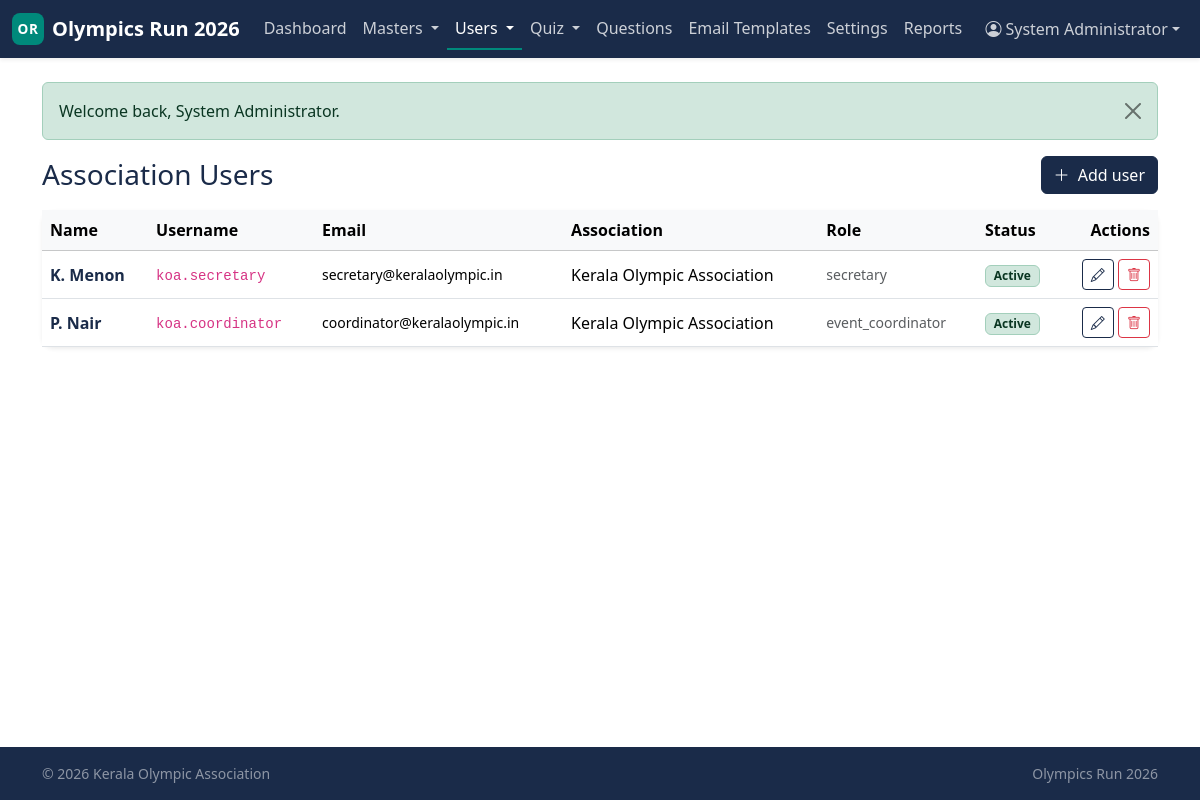
Page /admin/association-users (signed in) on the committed database.
### tables this page shows
CREATE TABLE association_users (
    association_user_id INT UNSIGNED  NOT NULL AUTO_INCREMENT,
    association_id      INT UNSIGNED  NOT NULL,
    username            VARCHAR(64)   NOT NULL,
    email               VARCHAR(190)  NOT NULL,
    password_hash       VARCHAR(255)  NOT NULL,
    full_name           VARCHAR(150)  NOT NULL,
    phone               VARCHAR(20)   NULL,
    role_label          VARCHAR(60)   NOT NULL DEFAULT 'operator',
    status              ENUM('active','suspended') NOT NULL DEFAULT 'active',
    last_login_at       DATETIME      NULL,
    created_at          DATETIME      NOT NULL DEFAULT CURRENT_TIMESTAMP,
    updated_at          DATETIME      NOT NULL DEFAULT CURRENT_TIMESTAMP
                                                ON UPDATE CURRENT_TIMESTAMP,
    PRIMARY KEY (association_user_id),
    UNIQUE KEY uniq_au_username (username),
    UNIQUE KEY uniq_au_email (email),
    KEY idx_au_assoc (association_id),
    KEY idx_au_status (status),
    CONSTRAINT fk_au_assoc
        FOREIGN KEY (association_id) REFERENCES associations(association_id)
        ON DELETE CASCADE
);

CREATE TABLE associations (
    association_id  INT UNSIGNED  NOT NULL AUTO_INCREMENT,
    name            VARCHAR(200)  NOT NULL,
    short_code      VARCHAR(20)   NOT NULL,
    region          VARCHAR(100)  NULL,
    contact_email   VARCHAR(190)  NULL,
    contact_phone   VARCHAR(20)   NULL,
    address         TEXT          NULL,
    logo_path       VARCHAR(255)  NULL,
    status          ENUM('active','inactive') NOT NULL DEFAULT 'active',
    created_by_admin_id INT UNSIGNED NULL,
    created_at      DATETIME      NOT NULL DEFAULT CURRENT_TIMESTAMP,
    updated_at      DATETIME      NOT NULL DEFAULT CURRENT_TIMESTAMP
                                                ON UPDATE CURRENT_TIMESTAMP,
    PRIMARY KEY (association_id),
    UNIQUE KEY uniq_assoc_code (short_code),
    KEY idx_assoc_status (status),
    KEY idx_assoc_region (region),
    CONSTRAINT fk_assoc_created_by
        FOREIGN KEY (created_by_admin_id) REFERENCES admins(admin_id)
        ON DELETE SET NULL
);

### includes/helpers.php (called while the page is built, shortened)
<?php
function e(?string $value): string
{
    return htmlspecialchars((string)$value, ENT_QUOTES | ENT_SUBSTITUTE, 'UTF-8');
}
function view(string $template, array $data = []): string
{
    $__file = __DIR__ . '/../views/' . $template . '.php';
    extract($data, EXTR_SKIP);
    include $__file;
    return ob_get_clean();
}
function render(string $template, array $data = []): void
{
    $content   = view($template, $data);
    include __DIR__ . '/../views/layouts/app.php';
}
function status_badge(?string $status): string
{
    $map = [
        'active'         => 'bg-success-subtle text-success-emphasis border border-success-subtle',
        'approved'       => 'bg-success-subtle text-success-emphasis border border-success-subtle',
        'open'           => 'bg-success-subtle text-success-emphasis border border-success-subtle',
        'published'      => 'bg-success-subtle text-success-emphasis border border-success-subtle',
        'pending'        => 'bg-warning-subtle text-warning-emphasis border border-warning-subtle',
        'needs_revision' => 'bg-warning-subtle text-warning-emphasis border border-warning-subtle',
        'scheduled'      => 'bg-info-subtle text-info-emphasis border border-info-subtle',
        'draft'          => 'bg-secondary-subtle text-secondary-emphasis border border-secondary-subtle',
        'closed'         => 'bg-secondary-subtle text-secondary-emphasis border border-secondary-subtle',
        'inactive'       => 'bg-secondary-subtle text-secondary-emphasis border border-secondary-subtle',
        'suspended'      => 'bg-danger-subtle text-danger-emphasis border border-danger-subtle',
        'rejected'       => 'bg-danger-subtle text-danger-emphasis border border-danger-subtle',
        'cancelled'      => 'bg-danger-subtle text-danger-emphasis border border-danger-subtle',
        'disqualified'   => 'bg-danger-subtle text-danger-emphasis border border-danger-subtle',
    ];
    $key = strtolower((string)$status);
    return 'badge ' . ($map[$key] ?? 'bg-light text-dark border');
}
function status_label(?string $status): string
{
    return ucwords(str_replace('_', ' ', (string)$status));
}

### controllers/AdminAssociationUsersController.php (called while the page is built, shortened)
<?php
final class AdminAssociationUsersController
{
    public function index(): void
    {
        render('admin/association_users/index', [
            'title' => 'Association Users — Admin',
            'users' => AssociationUser::all(),
        ]);
    }
}

### includes/Database.php (called while the page is built, shortened)
<?php
final class Database
{
    private static ?PDO $pdo = null;
    public static function connection(): PDO
    {
        $cfg = $GLOBALS['APP_CONFIG']['db'];
        $dsn = sprintf(
            'mysql:host=%s;port=%d;dbname=%s;charset=%s',
            $cfg['host'],
            $cfg['port'],
            $cfg['name'],
            $cfg['charset']
        );
        self::$pdo = new PDO($dsn, $cfg['user'], $cfg['pass'], [
            PDO::ATTR_ERRMODE            => PDO::ERRMODE_EXCEPTION,
            PDO::ATTR_DEFAULT_FETCH_MODE => PDO::FETCH_ASSOC,
            PDO::ATTR_EMULATE_PREPARES   => false,
            PDO::MYSQL_ATTR_INIT_COMMAND => "SET NAMES utf8mb4 COLLATE utf8mb4_unicode_ci",
        ]);
        return self::$pdo;
    }
    public static function query(string $sql, array $params = []): PDOStatement
    {
        $stmt = self::connection()->prepare($sql);
        $stmt->execute($params);
        return $stmt;
    }
    public static function fetchAll(string $sql, array $params = []): array
    {
        return self::query($sql, $params)->fetchAll();
    }
}

### models/AssociationUser.php (called while the page is built, shortened)
<?php
final class AssociationUser
{
    public static function all(): array
    {
        return Database::fetchAll(
            'SELECT au.*, a.name AS association_name
               FROM association_users au
               JOIN associations a ON a.association_id = au.association_id
              ORDER BY au.full_name ASC'
        );
    }
}

### views/admin/association_users/index.php (the view, shortened to what this page needs)
<div class="d-md-flex justify-content-between align-items-center mb-3">
    <h1 class="h3 text-navy mb-2 mb-md-0">Association Users</h1>
    <a href="/admin/association-users/new" class="btn btn-primary">
        <i class="bi bi-plus-lg me-1"></i> Add user
    </a>
</div>
<div class="card panel border-0 shadow-sm">
    <div class="table-responsive">
        <table class="table align-middle mb-0">
            <thead class="table-light">
                <tr>
                    <th>Name</th>
                    <th>Username</th>
                    <th class="d-none d-md-table-cell">Email</th>
                    <th class="d-none d-lg-table-cell">Association</th>
                    <th class="d-none d-lg-table-cell">Role</th>
                    <th>Status</th>
                    <th class="text-end">Actions</th>
                </tr>
            </thead>
            <tbody>
                <?php if (empty($users)): ?>
                    <tr><td colspan="7" class="text-center text-muted py-4">No association users yet.</td></tr>
                <?php else: foreach ($users as $u): ?>
                    <tr>
                        <td>
                            <div class="fw-semibold text-navy"><?= e($u['full_name']) ?></div>
                        </td>
                        <td><code><?= e($u['username']) ?></code></td>
                        <td class="d-none d-md-table-cell small"><?= e($u['email']) ?></td>
                        <td class="d-none d-lg-table-cell"><?= e($u['association_name']) ?></td>
                        <td class="d-none d-lg-table-cell small text-muted"><?= e($u['role_label']) ?></td>
                        <td><span class="<?= status_badge($u['status']) ?>"><?= e(status_label($u['status'])) ?></span></td>
                        <td class="text-end text-nowrap">
                            <a href="/admin/association-users/<?= (int)$u['association_user_id'] ?>/edit"
                               class="btn btn-sm btn-outline-navy"><i class="bi bi-pencil"></i></a>
                            <form action="/admin/association-users/<?= (int)$u['association_user_id'] ?>/delete"
                                  method="post" class="d-inline"
                                  onsubmit="return confirm('Delete this user?');">
                                <button class="btn btn-sm btn-outline-danger"><i class="bi bi-trash"></i></button>
                            </form>
                        </td>
                    </tr>
                <?php endforeach; endif; ?>
            </tbody>
        </table>
    </div>
</div>

### public/index.php (shortened to what this page needs)
<?php
$reqPath = strtok($_SERVER['REQUEST_URI'] ?? '/', '?') ?: '/';
$reqPath = rtrim($reqPath, '/') ?: '/';
$method  = $_SERVER['REQUEST_METHOD'] ?? 'GET';
foreach ($routes as $pattern => $handler) {
    [$rMethod, $rPath] = explode(' ', $pattern, 2);
    if ($rMethod !== $method) continue;
    if (!str_contains($rPath, '{')) {
        if ($rPath !== $reqPath) continue;
        $params = [];
    } else {
        $regex = '#^' . preg_replace('#\{(\w+)\}#', '(?<$1>[^/]+)', $rPath) . '$#';
        if (!preg_match($regex, $reqPath, $m)) continue;
        $params = array_values(array_filter(
            $m,
            static fn($k) => is_string($k),
            ARRAY_FILTER_USE_KEY
        ));
    }
    if (is_array($handler)) {
        [$class, $methodName] = $handler;
        (new $class)->$methodName(...$params);
    } else {
        $handler(...$params);
    }
    return;
}

### public/css/app.css (style rules this page uses)
:root { --or-navy: #1A2B49; --or-navy-700: #14223A; --or-navy-300: #4A5A75; --or-teal: #00897B; --or-teal-700: #006B61; --or-teal-300: #4DB6A6; --or-panel: #F5F7FA; --or-panel-dark: #E6EAF1; --or-bg: #FFFFFF; --or-text: #1F2937; --or-muted: #6B7280; }
:root, [data-bs-theme="light"] { --bs-primary: var(--or-navy); --bs-primary-rgb: 26, 43, 73; --bs-link-color: var(--or-teal); --bs-link-color-rgb: 0, 137, 123; --bs-link-hover-color: var(--or-teal-700); --bs-body-bg: var(--or-bg); --bs-body-color: var(--or-text); }
body.bg-app { background-color: var(--or-bg); color: var(--or-text); }
.text-navy { color: var(--or-navy) !important; }
.card.panel { background-color: var(--or-panel); border-radius: 0.75rem; }
.btn-primary { --bs-btn-bg: var(--or-navy); --bs-btn-border-color: var(--or-navy); --bs-btn-hover-bg: var(--or-navy-700); --bs-btn-hover-border-color: var(--or-navy-700); --bs-btn-active-bg: var(--or-navy-700); --bs-btn-active-border-color: var(--or-navy-700); --bs-btn-disabled-bg: var(--or-navy-300); --bs-btn-disabled-border-color: var(--or-navy-300); }
.btn-outline-navy { --bs-btn-color: var(--or-navy); --bs-btn-border-color: var(--or-navy); --bs-btn-hover-color: #fff; --bs-btn-hover-bg: var(--or-navy); --bs-btn-hover-border-color: var(--or-navy); }

### rows in the picture
association_users: full_name "K. Menon", username "koa.secretary", email "secretary@keralaolympic.in", association.name "Kerala Olympic Association", role_label "secretary", status "Active"
association_users: full_name "P. Nair", username "koa.coordinator", email "coordinator@keralaolympic.in", association.name "Kerala Olympic Association", role_label "event_coordinator", status "Active"

### other values in the picture
$item['label'] "Dashboard"
$item['label'] "Masters"
$item['label'] "Users"
$item['label'] "Quiz"
$item['label'] "Questions"
$item['label'] "Email Templates"
$item['label'] "Settings"
$item['label'] "Reports"
$msg "Welcome back, System Administrator."
